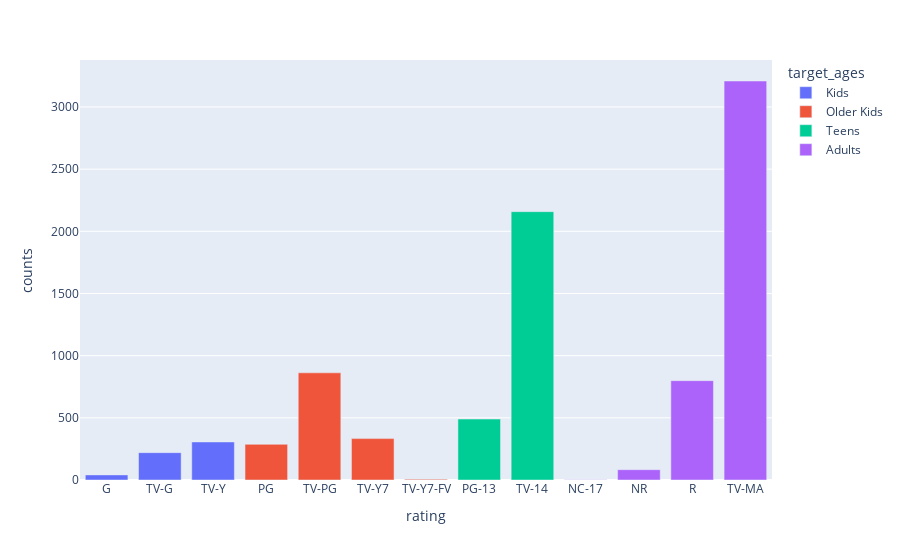

The notebook cell this image was saved under:
### Code cell
rating_df = generate_rating_df(df)
fig = px.bar(rating_df, x='rating', y='counts', color='target_ages')
fig.show()

### Figure 1 — Plotly figure (JSON) as saved in the notebook; plotly's stock layout.template omitted (floating-point values rounded to 4 significant figures)
{"data": [{"alignmentgroup": "True", "hovertemplate": "target_ages=Kids<br>rating=%{x}<br>counts=%{y}<extra></extra>", "legendgroup": "Kids", "marker": {"color": "#636efa", "pattern": {"shape": ""}}, "name": "Kids", "offsetgroup": "Kids", "orientation": "v", "showlegend": true, "textposition": "auto", "type": "bar", "x": ["G", "TV-G", "TV-Y"], "xaxis": "x", "y": [41, 220, 306], "yaxis": "y"}, {"alignmentgroup": "True", "hovertemplate": "target_ages=Older Kids<br>rating=%{x}<br>counts=%{y}<extra></extra>", "legendgroup": "Older Kids", "marker": {"color": "#EF553B", "pattern": {"shape": ""}}, "name": "Older Kids", "offsetgroup": "Older Kids", "orientation": "v", "showlegend": true, "textposition": "auto", "type": "bar", "x": ["PG", "TV-PG", "TV-Y7", "TV-Y7-FV"], "xaxis": "x", "y": [287, 862, 333, 6], "yaxis": "y"}, {"alignmentgroup": "True", "hovertemplate": "target_ages=Teens<br>rating=%{x}<br>counts=%{y}<extra></extra>", "legendgroup": "Teens", "marker": {"color": "#00cc96", "pattern": {"shape": ""}}, "name": "Teens", "offsetgroup": "Teens", "orientation": "v", "showlegend": true, "textposition": "auto", "type": "bar", "x": ["PG-13", "TV-14"], "xaxis": "x", "y": [490, 2158], "yaxis": "y"}, {"alignmentgroup": "True", "hovertemplate": "target_ages=Adults<br>rating=%{x}<br>counts=%{y}<extra></extra>", "legendgroup": "Adults", "marker": {"color": "#ab63fa", "pattern": {"shape": ""}}, "name": "Adults", "offsetgroup": "Adults", "orientation": "v", "showlegend": true, "textposition": "auto", "type": "bar", "x": ["NC-17", "NR", "R", "TV-MA"], "xaxis": "x", "y": [3, 83, 799, 3209], "yaxis": "y"}], "layout": {"barmode": "relative", "legend": {"title": {"text": "target_ages"}, "tracegroupgap": 0}, "margin": {"t": 60}, "xaxis": {"anchor": "y", "domain": [0, 1], "title": {"text": "rating"}}, "yaxis": {"anchor": "x", "domain": [0, 1], "title": {"text": "counts"}}}}
